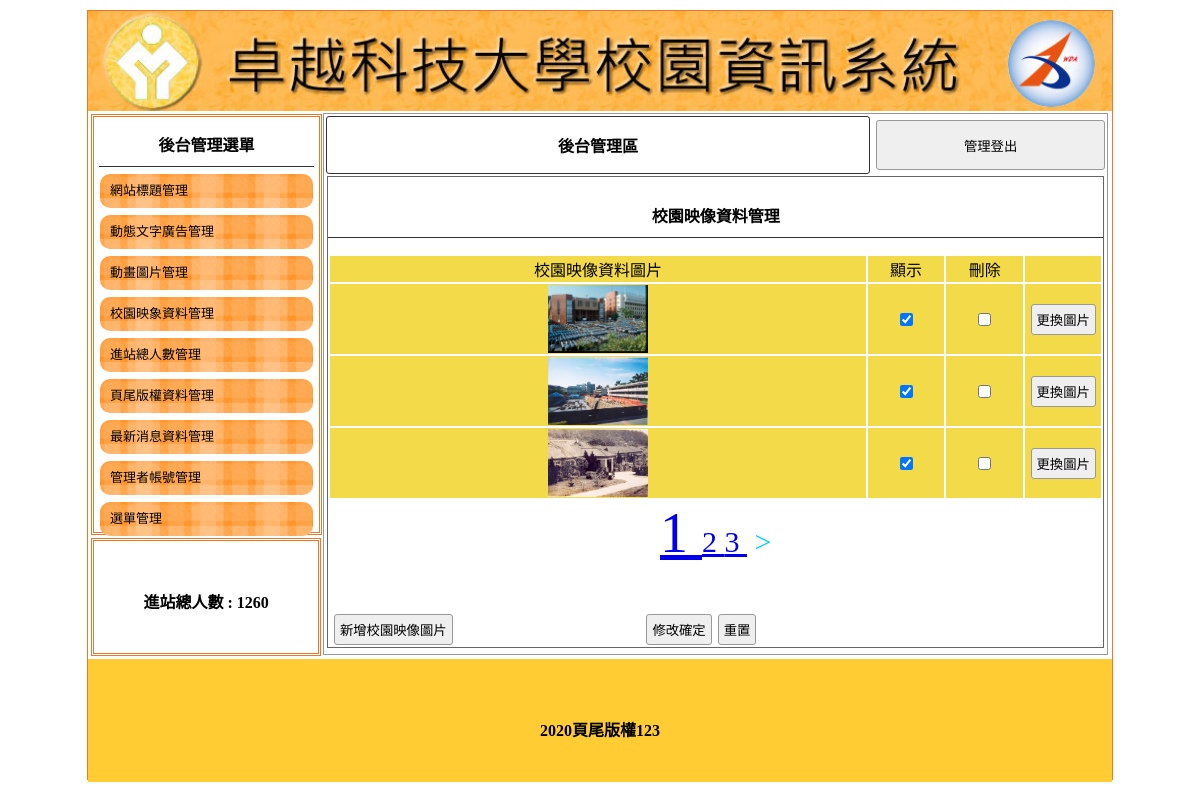
Page /backend.php?do=image on the committed database.
### tables this page shows
CREATE TABLE `title` (
  `id` int(11) UNSIGNED NOT NULL,
  `text` text DEFAULT NULL,
  `img` text DEFAULT NULL,
  `sh` int(1) NOT NULL
);

CREATE TABLE `total` (
  `id` int(11) UNSIGNED NOT NULL,
  `total` int(11) UNSIGNED NOT NULL
);

CREATE TABLE `image` (
  `id` int(11) UNSIGNED NOT NULL,
  `text` text DEFAULT NULL,
  `img` text DEFAULT NULL,
  `sh` int(1) NOT NULL
);

CREATE TABLE `bottom` (
  `id` int(11) UNSIGNED NOT NULL,
  `bottom` text NOT NULL
);

### base.php (called while the page is built, shortened)
<?php
$tstr = [
    'title' => "網站標題管理",
    'ad' => "動態文字廣告管理",
    'mvim' => "動畫圖片管理",
    'image' => "校園映像資料管理",
    'total' => "進站人數管理",
    'bottom' => "頁尾版權資料管理",
    'news' => "最新消息資料管理",
    'admin' => "管理者帳號管理",
    'menu' => "選單管理",
];
$addstr = [
    'title' => "新增網站標題圖片",
    'ad' => "新增動態文字廣告",
    'mvim' => "新增動畫圖片",
    'image' => "新增校園映像圖片",
    'total' => "新增進站人數",
    'bottom' => "新增頁尾版權文字",
    'news' => "新增最新消息",
    'admin' => "新增管理者帳號",
    'menu' => "新增主選單",
];
class DB
{
    private $dsn = "mysql:host=localhost;dbname=db21;charset=utf8";
    private $table;
    private $pw = "";
    private $user = "root";
    private $pdo;
    public function __construct($table)
    {
        $this->table = $table;
        $this->pdo = new PDO($this->dsn, $this->user, $this->pw);
    }
    function all(...$arg)
    {
        $sql = "select * from $this->table ";
        if (isset($arg[0])) {
            if (is_array($arg[0])) {
                foreach ($arg[0] as $key => $value) {
                    $tmp[] = sprintf("`%s`='%s'", $key, $value);
                }
                $sql .= " where " . implode(" && ", $tmp);
            } else {
                $sql .= $arg[0];
            }
        }
        return $this->pdo->query($sql)->fetchAll();
    }
    function count(...$arg)
    {
        $sql = "select count(*) from $this->table ";
        return $this->pdo->query($sql)->fetchColumn();
    }
    function find($arg)
    {
        $sql = "select * from $this->table ";
        if (is_array($arg)) {
            foreach ($arg as $key => $value) {
                $tmp[] = sprintf("`%s`='%s'", $key, $value);
            }
            $sql .= " where " . implode(" && ", $tmp);
        } else {
            $sql .= " where `id`='$arg'";
        }
        return $this->pdo->query($sql)->fetch(PDO::FETCH_ASSOC);
    }
    function save($arg)
    {
        if (!empty($arg['id'])) {
            foreach ($arg as $key => $value) {
                $tmp[] = sprintf("`%s`='%s'", $key, $value);
            }
            $sql = "update $this->table set " . implode(" , ", $tmp) . " where `id`='{$arg['id']}'";
        } else {
            $sql = "insert into $this->table (`" . implode("`,`", array_keys($arg)) . "`) values('" . implode("','", $arg) . "')";
        }
        return $this->pdo->exec($sql);
    }
}
$Title = new DB("title");
$Image = new DB("image");
$Bottom = new DB("bottom");
$Total = new DB("total");

### backend/image.php (the view, shortened to what this page needs)
<div style="width:99%; height:87%; margin:auto; overflow:auto; border:#666 1px solid;">
    <p class="t cent botli"><?= $tstr[$do]; ?></p>
    <form method="post" action="./api/edit.php">
        <table width="100%">
            <tbody>
                <tr class="yel">
                    <td width="70%">校園映像資料圖片</td>
                    <td width="10%">顯示</td>
                    <td width="10%">刪除</td>
                    <td></td>
                </tr>
                <?php
                $all = $Image->count();
                $div = 3;
                $pages = ceil($all / $div);
                $now = (isset($_GET['p'])) ? $_GET['p'] : 1;
                $start = ($now - 1) * $div;
                $rows = $Image->all("limit $start,$div");
                foreach ($rows as $row) {
                ?>
                    <tr class="yel">
                        <td>
                            <img src="./img/<?= $row['img']; ?>" style="width:100px;height:68px;">
                        </td>
                        <td>
                            <input type="checkbox" name="sh[]" value="<?= $row['id']; ?>" <?= ($row['sh'] == 1 ? "checked" : "") ?>>
                        </td>
                        <td>
                            <input type="checkbox" name="del[]" value="<?= $row['id']; ?>">
                        </td>
                        <td>
                            <input type="button" value="更換圖片" onclick="op('#cover','#cvr','./modal/upload.php?table=<?= $do; ?>&id=<?= $row['id']; ?>')">
                        </td>
                    </tr>
                <?php
                }
                ?>
                <tr>
                    <td  colspan="4" style="text-align: center;">
                        <?php
                        for ($i = 1; $i <= $pages; $i++) {
                            if ($i == $now) {
                                $font = "3.5rem";
                            } else {
                                $font = "30px";
                            }
                            echo "<a style='font-size:$font;' href='?do=image&p=$i'> ";
                            echo $i;
                            echo " </a>";
                        }
                        if (($now + 1) <= $pages) {
                        ?>
                            <a class="bl" style="font-size:30px;" href="?do=image&p=<?= $now + 1; ?>">&nbsp;&gt;</a>
                        <?php
                        }
                        ?>
                    </td>
                </tr>
            </tbody>
        </table>
        <table style="margin-top:40px; width:70%;">
            <tbody>
                <tr>
                    <td width="200px"><input type="button" onclick="op('#cover','#cvr','./modal/add.php?table=<?= $do; ?>')" value="<?= $addstr[$do]; ?>"></td>
                    <td class="cent"><input type="submit" value="修改確定"><input type="reset" value="重置">
                    </td>
                </tr>
            </tbody>
        </table>
    </form>
</div>

### backend.php (shortened to what this page needs)
<?php
include_once "base.php";
?>
<!DOCTYPE html PUBLIC "-//W3C//DTD XHTML 1.0 Transitional//EN" "http://www.w3.org/TR/xhtml1/DTD/xhtml1-transitional.dtd">
<html xmlns="http://www.w3.org/1999/xhtml">
<head>
	<link href="css/css.css" rel="stylesheet" type="text/css">
</head>
<body>
	<div id="main">
		<a title="<?=$Title->find(['sh'=>1])['text'];?>" href="index.php">
			<div class="ti" style="background:url('img/<?=$Title->find(['sh'=>1])['img'];?>'); background-size:cover;"></div>
		</a>
		<div id="ms">
			<div id="lf" style="float:left;">
				<div id="menuput" class="dbor">
					<span class="t botli">後台管理選單</span>
					<a style="color:#000; font-size:13px; text-decoration:none;" href="?do=title">
						<div class="mainmu">
							網站標題管理 </div>
					</a>
					<a style="color:#000; font-size:13px; text-decoration:none;" href="?do=ad">
						<div class="mainmu">
							動態文字廣告管理 </div>
					</a>
					<a style="color:#000; font-size:13px; text-decoration:none;" href="?do=mvim">
						<div class="mainmu">
							動畫圖片管理 </div>
					</a>
					<a style="color:#000; font-size:13px; text-decoration:none;" href="?do=image">
						<div class="mainmu">
							校園映象資料管理 </div>
					</a>
					<a style="color:#000; font-size:13px; text-decoration:none;" href="?do=total">
						<div class="mainmu">
							進站總人數管理 </div>
					</a>
					<a style="color:#000; font-size:13px; text-decoration:none;" href="?do=bottom">
						<div class="mainmu">
							頁尾版權資料管理 </div>
					</a>
					<a style="color:#000; font-size:13px; text-decoration:none;" href="?do=news">
						<div class="mainmu">
							最新消息資料管理 </div>
					</a>
					<a style="color:#000; font-size:13px; text-decoration:none;" href="?do=admin">
						<div class="mainmu">
							管理者帳號管理 </div>
					</a>
					<a style="color:#000; font-size:13px; text-decoration:none;" href="?do=menu">
						<div class="mainmu">
							選單管理 </div>
					</a>
				</div>
				<div class="dbor" style="margin:3px; width:95%; height:20%; line-height:100px;">
					<span class="t">進站總人數 : <?=$Total->find(1)['total'];?> </span>
				</div>
			</div>
			<div class="di" style="height:540px; border:#999 1px solid; width:76.5%; margin:2px 0px 0px 0px; float:left; position:relative; left:20px;">
				<table width="100%">
					<tbody>
						<tr>
							<td style="width:70%;font-weight:800; border:#333 1px solid; border-radius:3px;" class="cent"><a href="?do=admin" style="color:#000; text-decoration:none;">後台管理區</a></td>
							<td><button onclick="lo('api/logout.php')" style="width:99%; margin-right:2px; height:50px;">管理登出</button></td>
						</tr>
					</tbody>
				</table>
				<?php
				$do=(isset($_GET['do']))?$_GET['do']:'title';
                $file="./backend/".$do.".php";
                if(file_exists($file)){
                    include $file;
                }else{
                    include "./backend/title.php";
                }
				?>
			</div>
		</div>
		<div style="width:1024px; left:0px; position:relative; background:#FC3; margin-top:4px; height:123px; display:block;">
			<span class="t" style="line-height:123px;"><?=$Bottom->find(1)['bottom'];?></span>
		</div>
	</div>
</body>
</html>

### css/css.css (style rules this page uses)
body { padding:0px; margin:0px; }
#main { width:1024px; height:768px; margin:10px auto 10px auto; border:#EE7728 1px solid; position:relative; }
.ti { width:100%; height:100px; position:relative; background-size:cover; background-repeat:no-repeat; }
.dbor { border:#EE7728 double 3px; margin:1px; padding:2px 10px 2px 10px; }
.t { font-weight:800; display:block; text-align:center; padding:10px 1px 10px 1px; }
.botli { border-bottom:#333 1px solid; }
.mainmu { position:relative; border-radius:10px; background:url(../icon/menu.fw.png) center no-repeat; background-size:cover; line-height:30px; padding:2px 10px 2px 10px; margin:7px 1px 7px 1px; }
#lf { height:540px; width:21%; display:inline-block; }
#menuput { width:100%; height:75%; position:relative; padding:5px; display:block; margin: 3px; }
.di { display:inline-block; }
.cent { text-align:center; }
input,button { border:#999 1px solid; border-radius:3px; background:#EFEFEF; padding:5px; margin:3px; }
.yel td { background:#F3DA49; text-align:center; }
.bl { color:#0CF; cursor:pointer; text-decoration:none; }

### rows in the picture
title: img (picture)
total: total "1260"
image: img (picture), sh "☑"
image: img (picture), sh "☑"
image: img (picture), sh "☑"
bottom: bottom "2020頁尾版權123"

### other values in the picture
$tstr[$do] "校園映像資料管理"
